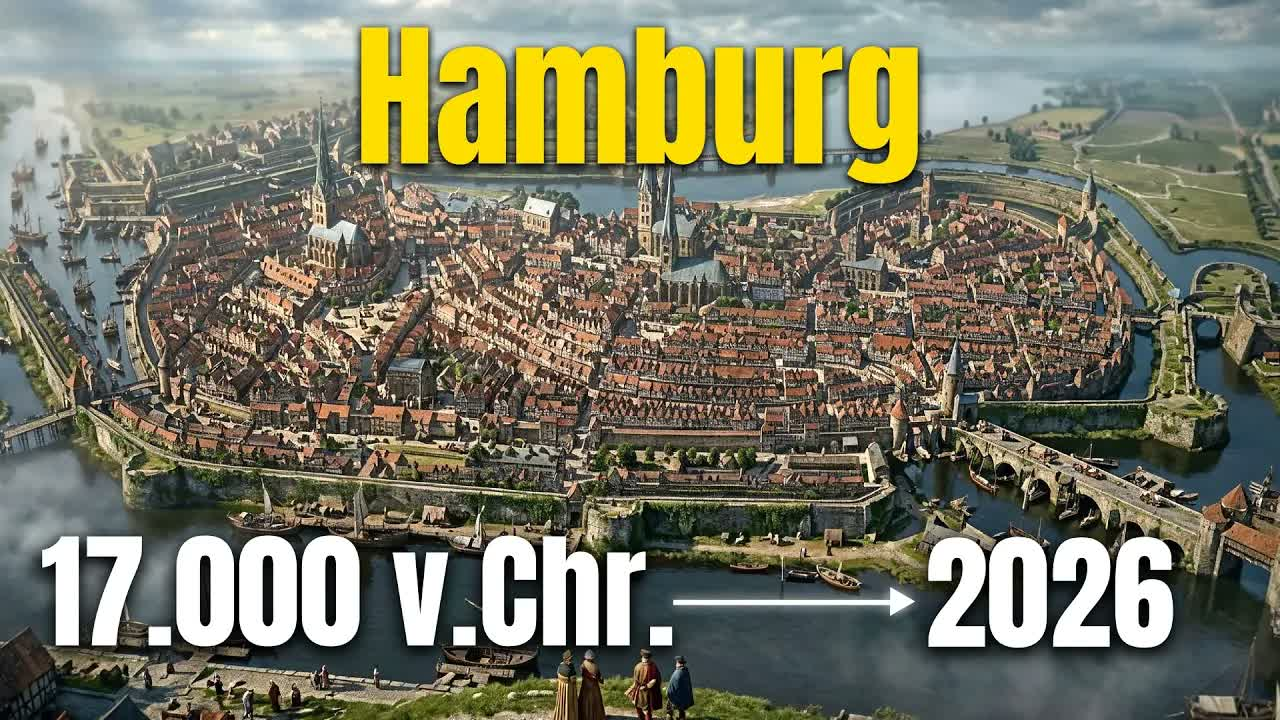
#> input picture pesquisa/formato-in-minutes-subnichos/thumbs/cidades-geschichtelebt-de-hamburg.jpg, 1280 x 720 px, given in place of D2.jpg, which was not available
$ python compose.py
#> lines starting #> are read from the running program, lines starting #| are printed output that depends on the picture; after the words box and inside, x2 and y2 are one past the last pixel; in counts of white or black regions, pixels touching at a corner belong together
"""Thumbs cine D/E/F do 013 Núremberg (21/11/2026): estilo pôster de cinema (refs do Rodrigo em refs/), base fotorrealista
(google/nano-banana-2.1 via gerar_bases.py), título "NÚREMBERG" em Cinzel (OFL) espaçada, creme/dourado, SEMPRE no código.
Uso (da raiz do repo): tools/.venv/bin/python canais/dossie-es/videos/013-nuremberg/thumbs-extra/compose.py"""
import os, random
from PIL import Image, ImageDraw, ImageFont, ImageFilter, ImageEnhance, ImageStat

R = os.path.expanduser("~/workspace/fabrica-youtube")
V = f"{R}/canais/dossie-es/videos/013-nuremberg"
X = f"{V}/thumbs-extra"
FD = f"{R}/pesquisa/reembalagem-2026-11-14/thumbs/fonts"
OURO_A, OURO_B = (240, 224, 186), (196, 162, 98)   # creme → dourado (degradê vertical)
TITULO = "NÚREMBERG"


def cinzel(sz, peso="Bold"):
    f = ImageFont.truetype(f"{FD}/Cinzel.ttf", sz)
    try: f.set_variation_by_name(peso)
    except Exception: pass
    return f


def fit(p, corte_lat=0.0, dx=0, dy=0, zoom=1.0):
    im = Image.open(p).convert("RGB")
    if corte_lat:
        c = int(im.width * corte_lat); im = im.crop((c, 0, im.width - c, im.height))
    esc = max(1280 / im.width, 720 / im.height) * zoom
    im = im.resize((round(im.width * esc), round(im.height * esc)), Image.LANCZOS)
    x = (im.width - 1280) // 2 + dx; y = (im.height - 720) // 2 + dy
    return im.crop((x, y, x + 1280, y + 720))


def grade(im, sat=0.85, contraste=1.06):
    im = ImageEnhance.Color(im).enhance(sat); im = ImageEnhance.Contrast(im).enhance(contraste)
    return im


def grao(im, forca=10, seed=13):
    random.seed(seed)
    n = Image.effect_noise((1280, 720), 40).convert("L").point(lambda v: 128 + (v - 128) * forca // 40)
    return Image.blend(im, Image.merge("RGB", (n, n, n)), 0.0).__class__.composite(im, im, n) if False else \
        Image.eval(Image.blend(im, Image.merge("RGB", (n, n, n)), 0.06), lambda v: v)


def vinheta(im, forca=0.55, cx=0.5, cy=0.5):
    m = Image.new("L", (1280, 720), 0); d = ImageDraw.Draw(m)
    d.ellipse((int(1280 * cx) - 900, int(720 * cy) - 560, int(1280 * cx) + 900, int(720 * cy) + 560), fill=255)
    m = m.filter(ImageFilter.GaussianBlur(160))
    escuro = ImageEnhance.Brightness(im).enhance(1 - forca)
    return Image.composite(im, escuro, m)


def escurecer(im, caixa, forca=0.5, raio=120):
    """escurece uma região (fundo do título) com borda suave."""
    m = Image.new("L", (1280, 720), 0); ImageDraw.Draw(m).rectangle(caixa, fill=255)
    m = m.filter(ImageFilter.GaussianBlur(raio))
    return Image.composite(ImageEnhance.Brightness(im).enhance(1 - forca), im, m)


def titulo(im, cx, cy, tam, espaco, texto=TITULO, peso="Bold", wmax=None):
    """texto espaçado letra a letra, degradê creme→dourado, sombra suave (sem contorno pesado); encolhe até caber em wmax."""
    d0 = ImageDraw.Draw(im)
    while True:
        f = cinzel(tam, peso)
        larg = [d0.textlength(c, font=f) for c in texto]; W = sum(larg) + espaco * (len(texto) - 1)
        if not wmax or W <= wmax: break
        tam -= 2; espaco = max(2, espaco * tam // (tam + 2))
    print("  título", texto, "tam", tam, "larg", int(W))
    asc, desc = f.getmetrics(); H = asc + desc + 40
    m = Image.new("L", (int(W) + 40, H), 0); d = ImageDraw.Draw(m); x = 20
    for c, w in zip(texto, larg):
        d.text((x, 20), c, font=f, fill=255); x += w + espaco
    ox, oy = int(cx - m.width / 2), int(cy - m.height / 2)
    sombra = m.filter(ImageFilter.GaussianBlur(10))
    preto = Image.new("RGB", m.size, (0, 0, 0))
    im.paste(preto, (ox + 3, oy + 5), sombra.point(lambda v: int(v * 0.85)))
    g = Image.new("RGB", m.size); dg = ImageDraw.Draw(g)
    for yy in range(m.height):
        t = min(1, max(0, (yy - 20) / max(1, asc)))
        dg.line((0, yy, m.width, yy), fill=tuple(int(a + (b - a) * t) for a, b in zip(OURO_A, OURO_B)))
    im.paste(g, (ox, oy), m)
    return W


def filete(im, cx, y, w, cor=OURO_B):
    d = ImageDraw.Draw(im); d.line((cx - w / 2, y, cx + w / 2, y), fill=cor, width=2)


def salvar(im, p):
    q = 93
    while True:
        im.save(p, quality=q, optimize=True)
        if os.path.getsize(p) < 1900 * 1024 or q < 60: break
        q -= 4
    print(p, im.size, os.path.getsize(p) // 1024, "KB")


def limpar_patch_E2():
    """r2/crivo: o PM saiu com bandeira francesa no ombro da farda americana; pinta o patch liso com a cor da manga."""
    im = Image.open(f"{X}/bases/E2.jpg").convert("RGB")
    cor = tuple(int(v) for v in ImageStat.Stat(im.crop((2565, 940, 2610, 990))).median)
    m = Image.new("L", im.size, 0); ImageDraw.Draw(m).rounded_rectangle((2548, 882, 2606, 936), radius=10, fill=255)
    m = m.filter(ImageFilter.GaussianBlur(4))
    lisa = Image.new("RGB", im.size, cor)
    lisa = Image.blend(lisa, im.filter(ImageFilter.GaussianBlur(14)), 0.35)
    im = Image.composite(lisa, im, m); im.save(f"{X}/bases/E2-fix.jpg", quality=95)


def clarear(im, caixa, forca=1.15, raio=60):
    m = Image.new("L", (1280, 720), 0); ImageDraw.Draw(m).ellipse(caixa, fill=255)
    m = m.filter(ImageFilter.GaussianBlur(raio))
    return Image.composite(ImageEnhance.Brightness(im).enhance(forca), im, m)


def D():
    # r2: close de Göring à direita, túnica sem insígnias (como no julgamento), fones no pescoço; título à esquerda
    im = grade(fit(f"{X}/bases/D2.jpg", dx=10))
#> in fit, im is the input picture: PIL image 1280x720 RGB; mean R, G, B 121, 120.1, 99.4
    im = escurecer(im, (0, 90, 760, 300), 0.4)
#> in escurecer, `m = Image.new('L', (1280, 720), 0)`: m: PIL image 1280x720 L; every value is 0
#> in escurecer, `ImageDraw.Draw(m).rectangle(caixa, fill=255)`:
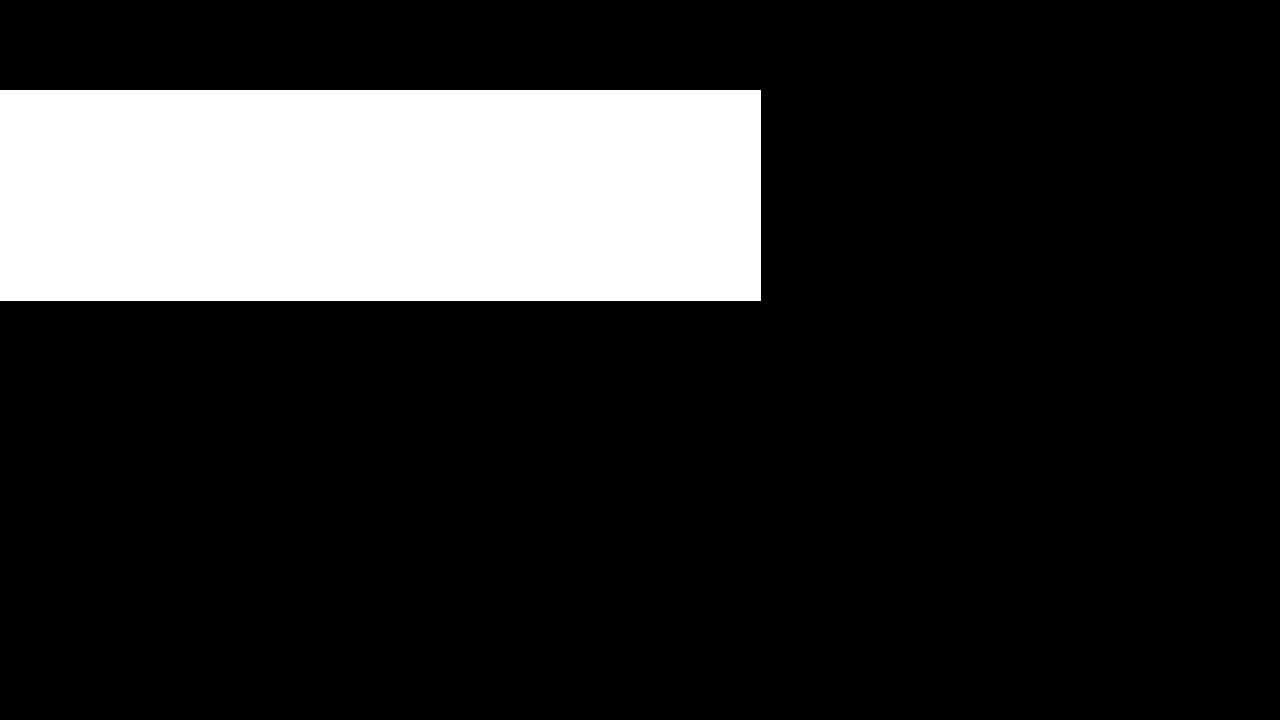
#> m: PIL image 1280x720 L; 17.4% white; 1 white region, box (x1, y1, x2, y2) and area: (0, 90, 761, 301) 160571
    im = vinheta(im, 0.4, cx=0.66)
    im = grao(im)
    titulo(im, 418, 190, 124, 4, peso="Black", wmax=770)
#> the loop in titulo, `while True:` made 5 passes
#> W on passes 1 to 5: 832.7, 811.8, 790.8, 777.9, 765
#> after the loop in titulo, `while True:`: tam = 116
#|   título NÚREMBERG tam 116 larg 765
#> in titulo, `m = Image.new('L', (int(W) + 40, H), 0)`: m: PIL image 805x176 L; every value is 0
#> the loop in titulo, `for c, w in zip(texto, larg):` made 9 passes
#> (c, w, x) on passes 1 to 9: ('N', 86.78, 108.8), ('Ú', 84.91, 195.7), ('R', 80.59, 278.3), ('E', 73.3, 353.6), ('M', 100.1, 455.7), ('B', 79.58, 537.2), ('E', 73.3, 612.5), ('R', 80.59, 695.1), ('G', 89.89, 787)
#> after the loop in titulo, `for c, w in zip(texto, larg):`: x = 787
#> in titulo, `preto = Image.new("RGB", m.size, (0, 0, 0))`: preto: PIL image 805x176 RGB; every value is 0
    salvar(im, f"{X}/thumb-D.jpg"); return im
#> after the loop in salvar, `while True:`: q = 93
#> (printed output is left out)


def E():
    # r2 (composição própria): de dentro do banco dos réus, por trás de um réu com fones, rumo à bancada dos juízes
    limpar_patch_E2()
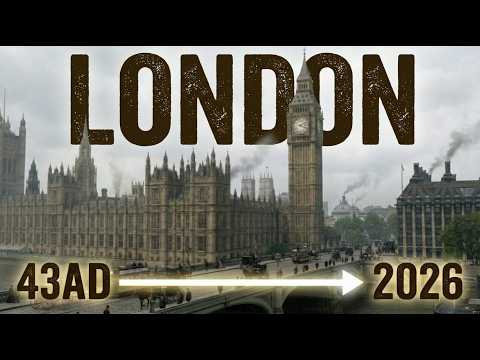
#> input picture pesquisa/formato-in-minutes-subnichos/thumbs/cidades-majesticstudios-london.jpg, 480 x 360 px, given in place of E2.jpg, which was not available
#> in limpar_patch_E2, im is the input picture: PIL image 480x360 RGB; mean R, G, B 93.7, 92.2, 84.6
#> in limpar_patch_E2, `cor = tuple(int(v) for v in ImageStat.Stat(im.crop((2565, 940, 2610, 9..`: cor = (0, 0, 0)
#> in limpar_patch_E2, `m = Image.new('L', im.size, 0)`: m: PIL image 480x360 L; every value is 0
#> in limpar_patch_E2, `lisa = Image.new("RGB", im.size, cor)`: lisa: PIL image 480x360 RGB; every value is 0
    im = grade(fit(f"{X}/bases/E2-fix.jpg"), sat=0.85)
    im = escurecer(im, (150, 0, 1130, 150), 0.5, raio=80)
#> in escurecer (call 2), `ImageDraw.Draw(m).rectangle(caixa, fill=255)`: m: PIL image 1280x720 L; 16.1% white; 1 white region, box (x1, y1, x2, y2) and area: (150, 0, 1131, 151) 148131
    im = vinheta(im, 0.5, cy=0.6)
#> call 2 of vinheta, with forca = 0.5, cx = 0.5, cy = 0.6
#> in vinheta (call 2), `escuro = ImageEnhance.Brightness(im).enhance(1 - forca)`:
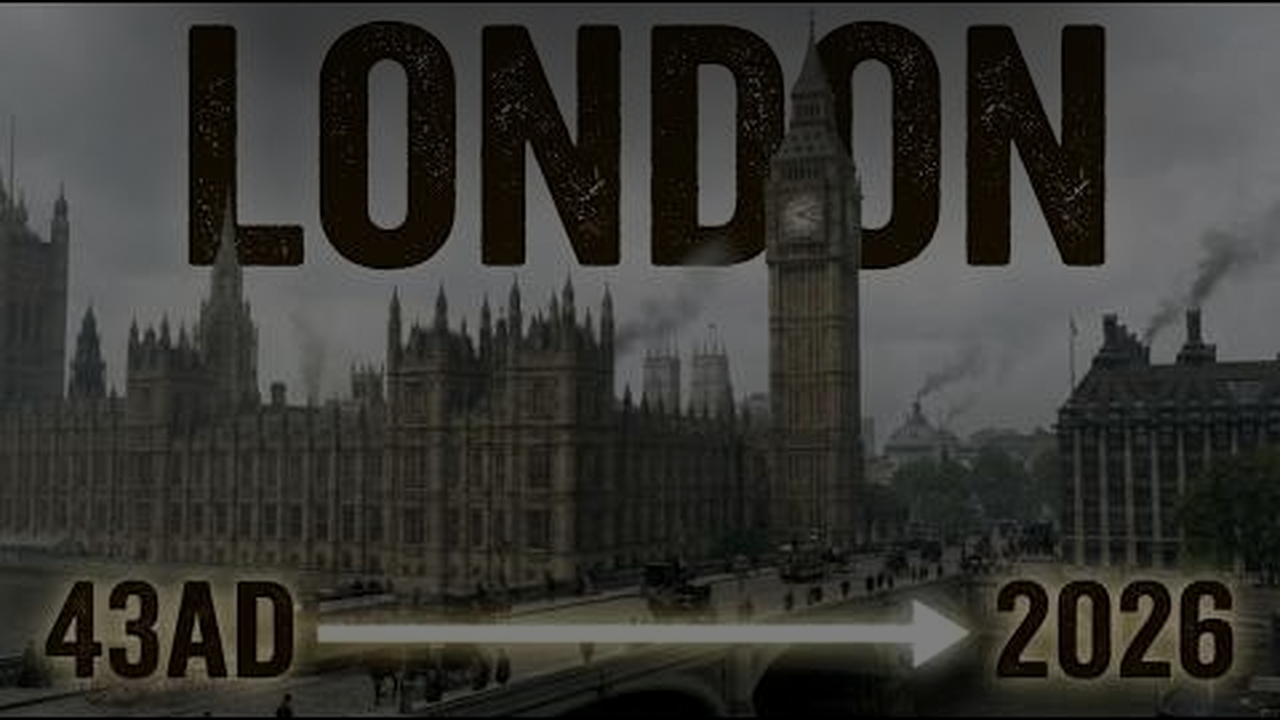
#> escuro: PIL image 1280x720 RGB; mean R, G, B 55.9, 55.1, 51.2
    im = grao(im)
    titulo(im, 700, 86, 128, 6, peso="Black", wmax=900)
#> call 2 of titulo, with cx = 700, cy = 86, tam = 128, espaco = 6, texto = 'NÚREMBERG', peso = 'Black', wmax = 900
#> the loop in titulo (call 2), `while True:` made 1 pass
#> W on pass 1: 874.5
#> after the loop in titulo (call 2), `while True:`: tam = 128
#|   título NÚREMBERG tam 128 larg 874
#> in titulo (call 2), `m = Image.new('L', (int(W) + 40, H), 0)`: m: PIL image 914x190 L; every value is 0
#> the loop in titulo (call 2), `for c, w in zip(texto, larg):` made 9 passes
#> (c, w, x) on passes 1 to 9: ('N', 95.75, 121.8), ('Ú', 93.69, 221.4), ('R', 88.94, 316.4), ('E', 80.88, 403.2), ('M', 110.4, 519.7), ('B', 87.81, 613.5), ('E', 80.88, 700.4), ('R', 88.94, 795.3), ('G', 99.19, 900.5)
#> after the loop in titulo (call 2), `for c, w in zip(texto, larg):`: x = 900.5
#> in titulo (call 2), `preto = Image.new("RGB", m.size, (0, 0, 0))`: preto: PIL image 914x190 RGB; every value is 0
#> in titulo (call 2), `im.paste(g, (ox, oy), m)`:
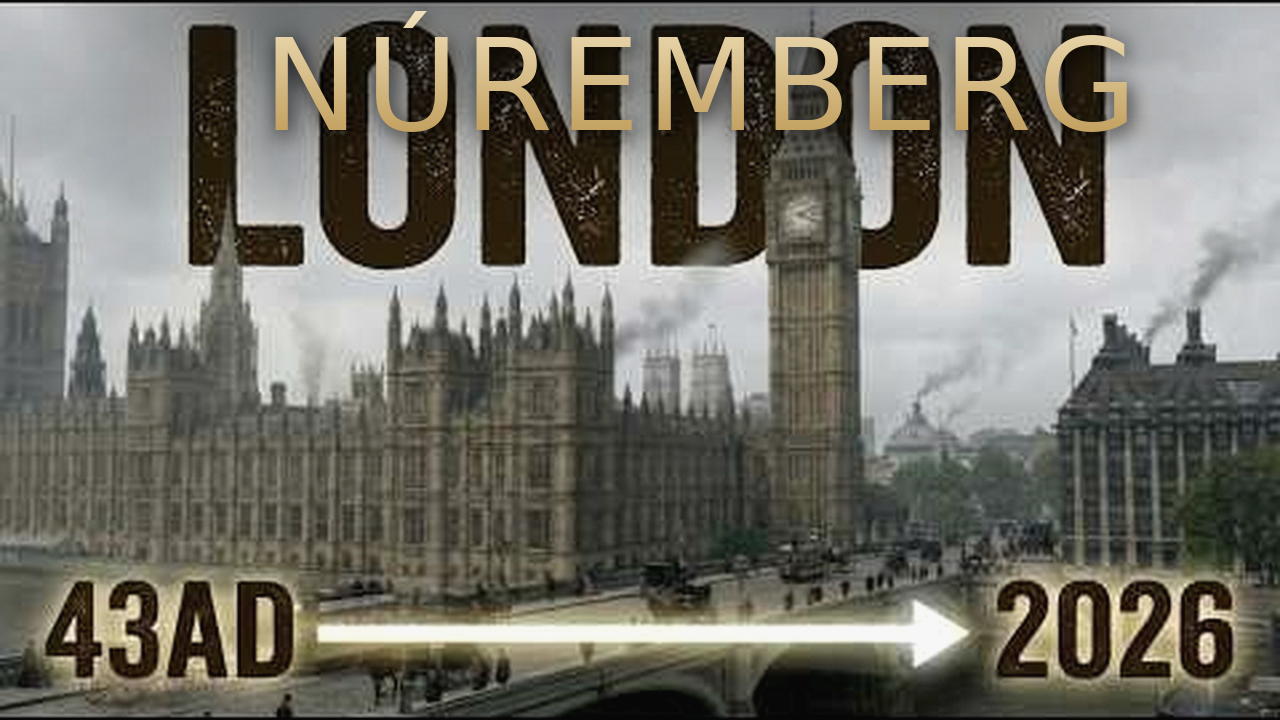
#> im: PIL image 1280x720 RGB; mean R, G, B 114.7, 112.6, 103.8
    salvar(im, f"{X}/thumb-E.jpg"); return im
#> (printed output is left out)


def F():
    # r2: banco dos réus, Göring de fones na frente (centro-direita), 2 réus atrás na sombra; título no alto
    im = grade(fit(f"{X}/bases/F2.jpg", zoom=1.18, dx=40, dy=50))
    im = escurecer(im, (100, 0, 1180, 190), 0.45, raio=90)
#> call 3 of escurecer, with caixa = (100, 0, 1180, 190), forca = 0.45, raio = 90
#> in escurecer (call 3), `ImageDraw.Draw(m).rectangle(caixa, fill=255)`: m: PIL image 1280x720 L; 22.4% white; 1 white region, box (x1, y1, x2, y2) and area: (100, 0, 1181, 191) 206471
#> in escurecer (call 3), `m = m.filter(ImageFilter.GaussianBlur(raio))`:
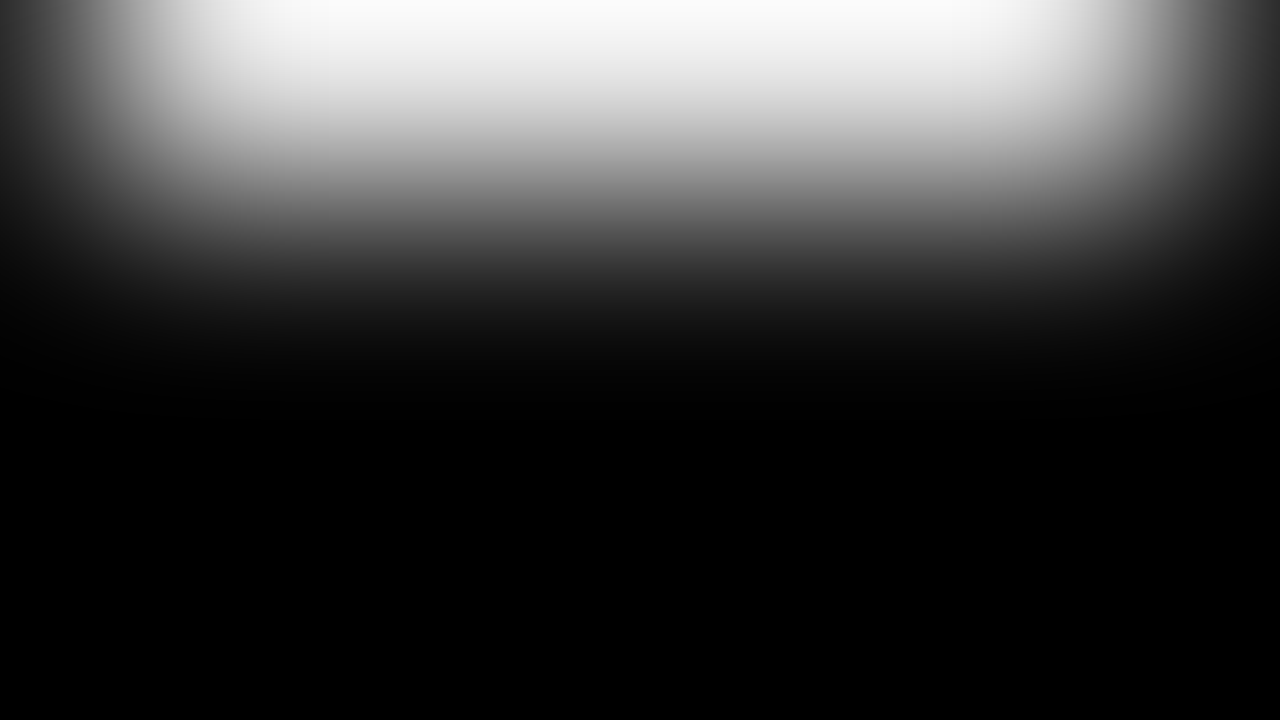
#> m: PIL image 1280x720 L; min 0, max 251, mean 56.7
    im = vinheta(im, 0.4, cx=0.62, cy=0.62)
    im = clarear(im, (820, 170, 1100, 450), 1.15)
    im = grao(im)
    titulo(im, 600, 76, 128, 6, peso="Black", wmax=900)
#|   título NÚREMBERG tam 128 larg 874
    salvar(im, f"{X}/thumb-F.jpg"); return im
#> (printed output is left out)


def prancha(ims, viz):
    """linha 1: as 3 atuais + D/E/F a 320x180; linha 2: idem a 160x90; linha 3: D/E/F no meio de thumbs do tema (160x90)."""
    from PIL import ImageFont as IF
    gap = 14; n = len(ims); W = n * 320 + (n + 1) * gap
    rot = cinzel(20, "Regular")
    H = gap + 180 + 30 + 90 + 30 + 20 + 2 * (90 + gap) + gap + 30
    P = Image.new("RGB", (W, H), (18, 18, 18)); d = ImageDraw.Draw(P)
    for i, (nome, im) in enumerate(ims):
        x = gap + i * (320 + gap)
        P.paste(im.resize((320, 180), Image.LANCZOS), (x, gap)); d.text((x + 160, gap + 195), nome, font=rot, fill=OURO_A, anchor="mm")
        P.paste(im.resize((160, 90), Image.LANCZOS), (x, gap + 210)); d.text((x + 240, gap + 255), "160×90", font=rot, fill=(140, 140, 140), anchor="mm")
    y0 = gap + 210 + 90 + 40
    d.text((gap, y0 - 14), "D/E/F (borda dourada) entre thumbs do tema e da grade do canal (embalagem/thumbs), 160x90", font=cinzel(16, "Regular"), fill=(170, 170, 170))
    grade_ = viz[:6] + [ims[-3][1]] + viz[6:9] + [ims[-2][1]] + viz[9:12] + [ims[-1][1]]
    cols = W // (160 + gap)
    for k, im in enumerate(grade_[:2 * cols]):
        r, c = divmod(k, cols); x = gap + c * (160 + gap); y = y0 + 10 + r * (90 + gap)
        P.paste(im.resize((160, 90), Image.LANCZOS), (x, y))
        if any(im is t[1] for t in ims[-3:]): d.rectangle((x - 3, y - 3, x + 162, y + 92), outline=OURO_B, width=3)
    P.save(f"{X}/prancha.jpg", quality=90); print(f"{X}/prancha.jpg", P.size)


def vizinhas():
    import glob
    fs = sorted(glob.glob(f"{V}/embalagem/thumbs/**/*.jpg", recursive=True) + glob.glob(f"{V}/embalagem/thumbs/**/*.webp", recursive=True))
    out = []
    for f in fs[:14]:
        try:
            im = Image.open(f).convert("RGB")
            if im.width / im.height < 1.6:  # hqdefault 4:3 com faixas pretas: recorta o 16:9 do meio
                h = int(im.width * 9 / 16); y = (im.height - h) // 2; im = im.crop((0, y, im.width, y + h))
            out.append(im)
        except Exception: pass
    return out


if __name__ == "__main__":
    d, e, f = D(), E(), F()
#> (the run stopped early here; a loop or call above may not have finished)
